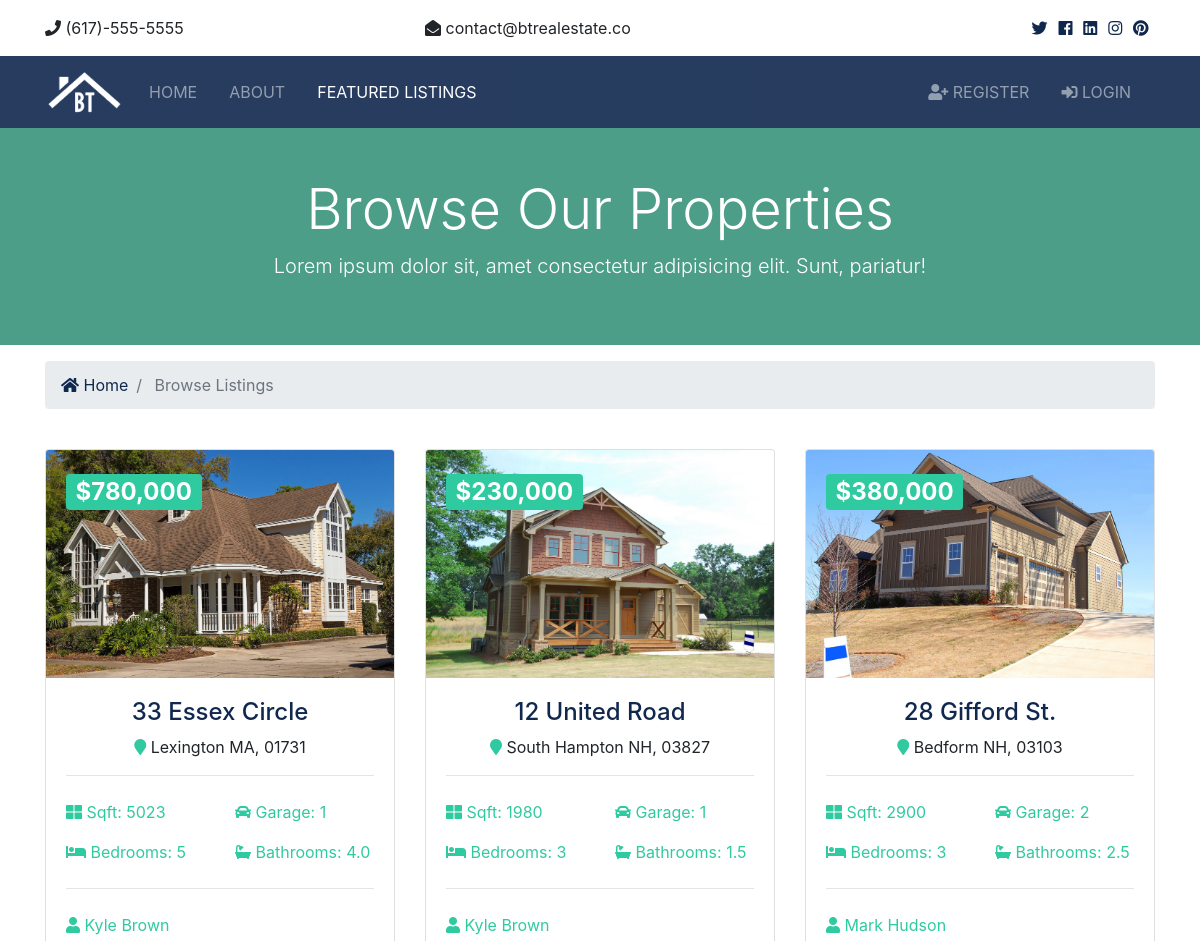
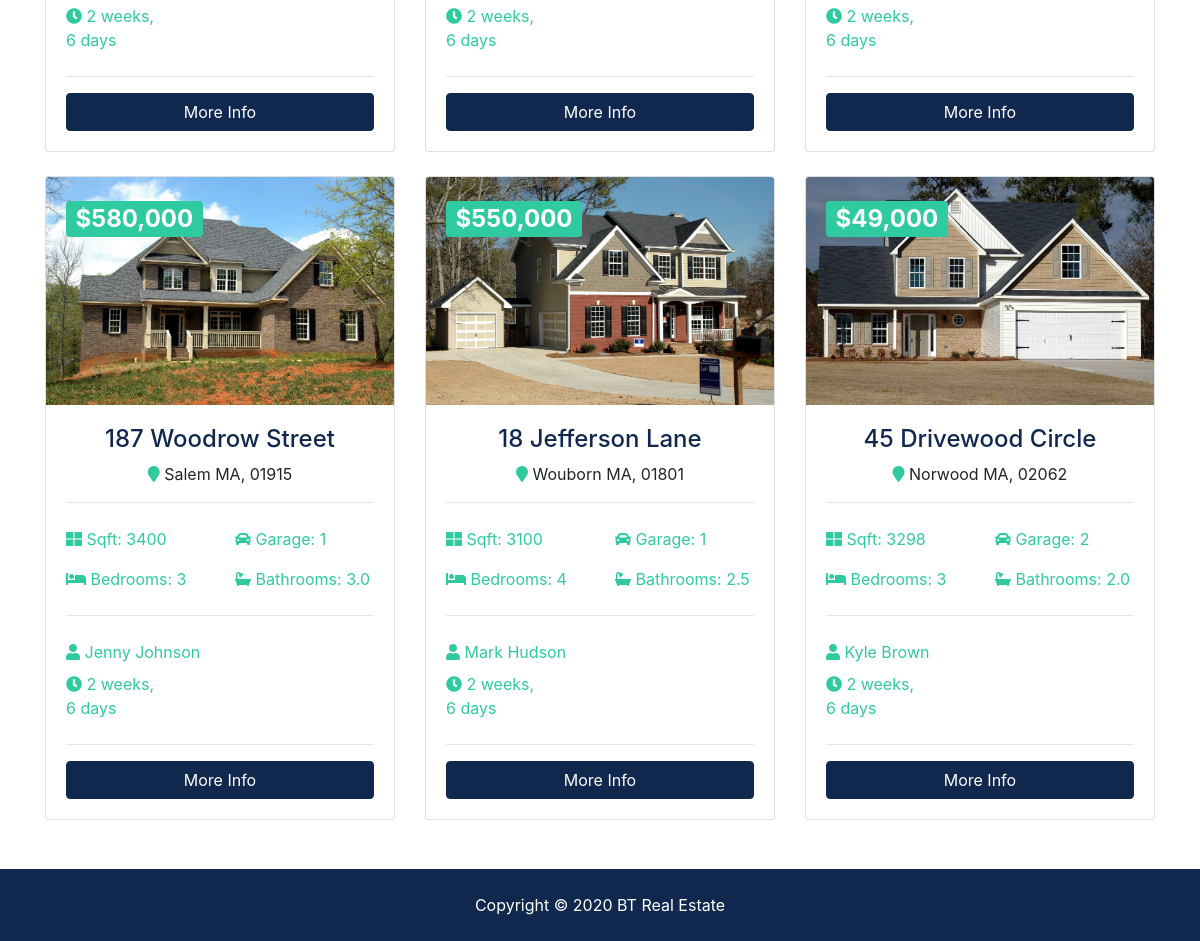
/listings/, run on the app's committed database (2 pictures, top to bottom).
### listings/models.py (models this page shows, shortened)
class Listing(models.Model):
    realtor = models.ForeignKey(Realtor, on_delete=models.DO_NOTHING)
    title = models.CharField(max_length=200)
    address = models.CharField(max_length=200)
    city = models.CharField(max_length=100)
    state = models.CharField(max_length=100)
    zipcode = models.CharField(max_length=20)
    description = models.TextField(blank=True, max_length=200)
    price = models.IntegerField()
    bedrooms = models.IntegerField()
    bathrooms = models.DecimalField(max_digits=2, decimal_places=1)
    garage = models.IntegerField(default=0)
    sqft = models.IntegerField()
    lot_size = models.DecimalField(max_digits=5, decimal_places=1)
    photo_main = models.ImageField(upload_to='photos/%Y/%m/%d/')
    photo_1 = models.ImageField(upload_to='photos/%Y/%m/%d/', blank=True) # install pillow
    photo_2 = models.ImageField(upload_to='photos/%Y/%m/%d/', blank=True)
    photo_3 = models.ImageField(upload_to='photos/%Y/%m/%d/', blank=True)
    photo_4 = models.ImageField(upload_to='photos/%Y/%m/%d/', blank=True)
    photo_5 = models.ImageField(upload_to='photos/%Y/%m/%d/', blank=True)
    photo_6 = models.ImageField(upload_to='photos/%Y/%m/%d/', blank=True)
    is_published = models.BooleanField(default=True)
    list_date = models.DateTimeField(default=datetime.now, blank=True)

### realtors/models.py (models this page shows, shortened)
class Realtor(models.Model):
    name = models.CharField(max_length=200)
    photo = models.ImageField(upload_to='photos/%Y/%m/%d/')
    description = models.TextField(blank=True)
    phone = models.CharField(max_length=20)
    email = models.CharField(max_length=50)
    is_mvp = models.BooleanField(default=False)
    hire_date = models.DateTimeField(default=datetime.now, blank=True)

### listings/views.py (the view)
# urls.py: path('', views.index, name='listings'),
def index(request):
    listings = Listing.objects.order_by('-list_date').filter(is_published=True)
    paginator = Paginator(listings, 6)
    page = request.GET.get('page')
    paged_listings = paginator.get_page(page)
    context = {
        'listings': paged_listings
    }
    return render(request, 'listings/listings.html', context)

### templates/listings/listings.html (shortened to what this page needs)
{% extends 'base.html' %}
{% load humanize %}
{% block content%}
<section id="showcase-inner" class="py-5 text-white">
    <div class="container">
        <div class="row text-center">
            <div class="col-md-12">
                <h1 class="display-4">Browse Our Properties</h1>
                <p class="lead">Lorem ipsum dolor sit, amet consectetur adipisicing elit. Sunt, pariatur!</p>
            </div>
        </div>
    </div>
</section>
<section id="bc" class="mt-3">
    <div class="container">
        <nav aria-label="breadcrumb">
            <ol class="breadcrumb">
                <li class="breadcrumb-item">
                    <a href="{% url 'index' %}">
                        <i class="fas fa-home"></i> Home</a>
                </li>
                <li class="breadcrumb-item active"> Browse Listings</li>
            </ol>
        </nav>
    </div>
</section>
<section id="listings" class="py-4">
    <div class="container">
        <div class="row">
            {% if listings %}
            {% for listing in listings %}
                <div class="col-md-6 col-lg-4 mb-4">
                    <div class="card listing-preview">
                        <img class="card-img-top" src="{{ listing.photo_main.url }}" alt="">
                        <div class="card-img-overlay">
                            <h2>
                                <span class="badge badge-secondary text-white">${{ listing.price | intcomma }}</span>
                            </h2>
                        </div>
                        <div class="card-body">
                            <div class="listing-heading text-center">
                                <h4 class="text-primary">{{ listing.title }}</h4>
                                <p>
                                    <i class="fas fa-map-marker text-secondary"></i> {{ listing.city }} {{ listing.state }}, {{ listing.zipcode }}</p>
                            </div>
                            <hr>
                            <div class="row py-2 text-secondary">
                                <div class="col-6">
                                    <i class="fas fa-th-large"></i> Sqft: {{ listing.sqft }}</div>
                                <div class="col-6">
                                    <i class="fas fa-car"></i> Garage: {{ listing.garage }}</div>
                            </div>
                            <div class="row py-2 text-secondary">
                                <div class="col-6">
                                    <i class="fas fa-bed"></i> Bedrooms: {{ listing.bedrooms }}</div>
                                <div class="col-6">
                                    <i class="fas fa-bath"></i> Bathrooms: {{ listing.bathrooms }}</div>
                            </div>
                            <hr>
                            <div class="row py-2 text-secondary">
                                <div class="col-12">
                                    <i class="fas fa-user"></i> {{ listing.realtor.name }}</div>
                            </div>
                            <div class="row text-secondary pb-2">
                                <div class="col-6">
                                    <i class="fas fa-clock"></i> {{ listing.list_date | timesince }}</div>
                            </div>
                            <hr>
                            <a href="{% url 'listing' listing.id %}" class="btn btn-primary btn-block">More Info</a>
                        </div>
                    </div>
                </div>
            {% endfor %}
            {% else %}
            <div class="col-md-12">
                <p>No Listings available</p>
            </div>
            {% endif %}
        </div>
        <div class="row">
            <div class="col-md-12">
            </div>
        </div>
    </div>
</section>
{% endblock %}

### templates/base.html (shortened to what this page needs)
{% load static %}
<!DOCTYPE html>
<html lang="en">
<head>
    <link rel="stylesheet" href="{% static 'css/all.css' %}">
    <link rel="stylesheet" href="{% static 'css/bootstrap.css' %}">
    <link rel="stylesheet" href="{% static 'css/style.css' %}">
    <link rel="stylesheet" href="{% static 'css/lightbox.min.css' %}">
</head>
<body>
    {% include 'partials/_topbar.html' %}
    {% include 'partials/_navbar.html' %}
    {% block content %}
    {% endblock %}
    {% include 'partials/_footer.html' %}
</body>
</html>

### templates/partials/_topbar.html
<section id="top-bar" class="p-3">
    <div class="container">
        <div class="row">
            <div class="col-md-4">
                <i class="fas fa-phone"></i> (617)-555-5555
            </div>
            <div class="col-md-4">
                <i class="fas fa-envelope-open"></i> contact@btrealestate.co
            </div>
            <div class="col-md-4">
                <div class="social text-right">
                    <a href="#">
                        <i class="fab fa-twitter"></i>
                    </a>
                    <a href="#">
                        <i class="fab fa-facebook"></i>
                    </a>
                    <a href="#">
                        <i class="fab fa-linkedin"></i>
                    </a>
                    <a href="#">
                        <i class="fab fa-instagram"></i>
                    </a>
                    <a href="#">
                        <i class="fab fa-pinterest"></i>
                    </a>
                </div>
            </div>
        </div>
    </div>
</section>

### templates/partials/_navbar.html (shortened to what this page needs)
{% load static %}
<nav class="navbar navbar-expand-lg navbar-dark bg-primary sticky-top">
    <div class="container">
        <a class="navbar-brand" href="{% url 'index' %}">
            <img src="{% static 'img/logo.png' %}" class="logo" alt="">
        </a>
        <div class="collapse navbar-collapse" id="navbarNavAltMarkup">
            <ul class="navbar-nav">
                <li
                    {% if '/' == request.path %}
                        class="nav-item active mr-3"
                    {% else %}
                        class="nav-item mr-3"
                    {% endif %}
                >
                    <a class="nav-link" href="{% url 'index' %}">Home</a>
                </li>
                <li
                    {% if 'about' in request.path  %}
                        class="nav-item active mr-3"
                    {% else %}
                        class="nav-item mr-3"
                    {% endif %}
                >
                    <a class="nav-link" href="{% url 'about' %}">About</a>
                </li>
                <li
                    {% if 'listings' in request.path  %}
                        class="nav-item active mr-3"
                    {% else %}
                        class="nav-item mr-3"
                    {% endif %}
                >
                    <a class="nav-link" href="{% url 'listings' %}">Featured Listings</a>
                </li>
            </ul>
            <ul class="navbar-nav ml-auto">
                {% if user.is_authenticated %}
                    <li
                        {% if 'dashboard' in request.path  %}
                            class="nav-item active mr-3"
                        {% else %}
                            class="nav-item mr-3"
                        {% endif %}
                    >
                        <a class="nav-link" href="{% url 'dashboard' %}">Welcome {{ user.username }} (Dashboard)</a>
                    </li>
                    <li class="nav-item mr-3">
                        <a href="javascript:{document.getElementById('logout').submit()}" class="nav-link"><i class="fas fa-sign-out-alt"></i> Logout</a>
                        <form action="{% url 'logout' %}" method="POST" id="logout">
                            {% csrf_token %}
                            <input type="hidden">
                        </form>
                    </li>
                {% else %}
                    <li
                        {% if 'register' in request.path  %}
                            class="nav-item active mr-3"
                        {% else %}
                            class="nav-item mr-3"
                        {% endif %}
                    >
                        <a class="nav-link" href="{% url 'register' %}">
                            <i class="fas fa-user-plus"></i> Register</a>
                    </li>
                    <li
                        {% if 'login' in request.path  %}
                            class="nav-item active mr-3"
                        {% else %}
                            class="nav-item mr-3"
                        {% endif %}
                    >
                        <a class="nav-link" href="{% url 'login' %}">
                            <i class="fas fa-sign-in-alt"></i> Login</a>
                    </li>
                {% endif %}
            </ul>
        </div>
    </div>
</nav>

### templates/partials/_footer.html
<footer id="main-footer" class="py-4 bg-primary text-white text-center">
    Copyright &copy;
    <span class="year"></span> BT Real Estate
</footer>

### btre/static/css/all.css (style rules this page uses)
.fa, .fas, .far, .fal, .fab { -moz-osx-font-smoothing: grayscale; -webkit-font-smoothing: antialiased; display: inline-block; font-style: normal; font-variant: normal; text-rendering: auto; line-height: 1; }
.fa-bath:before { content: "\f2cd"; }
.fa-bed:before { content: "\f236"; }
.fa-car:before { content: "\f1b9"; }
.fa-clock:before { content: "\f017"; }
.fa-envelope-open:before { content: "\f2b6"; }
.fa-facebook:before { content: "\f09a"; }
.fa-home:before { content: "\f015"; }
.fa-instagram:before { content: "\f16d"; }
.fa-linkedin:before { content: "\f08c"; }
.fa-map-marker:before { content: "\f041"; }
.fa-phone:before { content: "\f095"; }
.fa-pinterest:before { content: "\f0d2"; }
.fa-sign-in-alt:before { content: "\f2f6"; }
.fa-th-large:before { content: "\f009"; }
.fa-twitter:before { content: "\f099"; }
.fa-user:before { content: "\f007"; }
.fa-user-plus:before { content: "\f234"; }
.fab { font-family: 'Font Awesome 5 Brands'; }
.fa, .fas { font-family: 'Font Awesome 5 Free'; font-weight: 900; }

### btre/static/css/style.css (style rules this page uses)
img { width: 100%; }
.logo { width: 80px; }
.navbar { opacity: 0.9; text-transform: uppercase; }
.social a { margin-right: 0.4rem; }
#showcase-inner { background: url(../img/building.jpg) no-repeat top center fixed/cover; position: relative; overflow: hidden; min-height: 200px; }
#showcase-inner::before { content: ''; position: absolute; top: 0; left: 0; min-height: 100%; width: 100%; background: rgba(32, 134, 107, 0.8); }
.listing-preview a { position: relative; }

### data on the page
Listing: photo_main (picture), price "780,000", title "33 Essex Circle", city "Lexington", state "MA", zipcode "01731", sqft "5023", garage "1", bedrooms "5", bathrooms "4.0", realtor.name "Kyle Brown", list_date "2 weeks, 6 days"
Listing: photo_main (picture), price "230,000", title "12 United Road", city "South Hampton", state "NH", zipcode "03827", sqft "1980", garage "1", bedrooms "3", bathrooms "1.5", realtor.name "Kyle Brown", list_date "2 weeks, 6 days"
Listing: photo_main (picture), price "380,000", title "28 Gifford St.", city "Bedform", state "NH", zipcode "03103", sqft "2900", garage "2", bedrooms "3", bathrooms "2.5", realtor.name "Mark Hudson", list_date "2 weeks, 6 days"
Listing: photo_main (picture), price "580,000", title "187 Woodrow Street", city "Salem", state "MA", zipcode "01915", sqft "3400", garage "1", bedrooms "3", bathrooms "3.0", realtor.name "Jenny Johnson", list_date "2 weeks, 6 days"
Listing: photo_main (picture), price "550,000", title "18 Jefferson Lane", city "Wouborn", state "MA", zipcode "01801", sqft "3100", garage "1", bedrooms "4", bathrooms "2.5", realtor.name "Mark Hudson", list_date "2 weeks, 6 days"
Listing: photo_main (picture), price "49,000", title "45 Drivewood Circle", city "Norwood", state "MA", zipcode "02062", sqft "3298", garage "2", bedrooms "3", bathrooms "2.0", realtor.name "Kyle Brown", list_date "2 weeks, 6 days"
